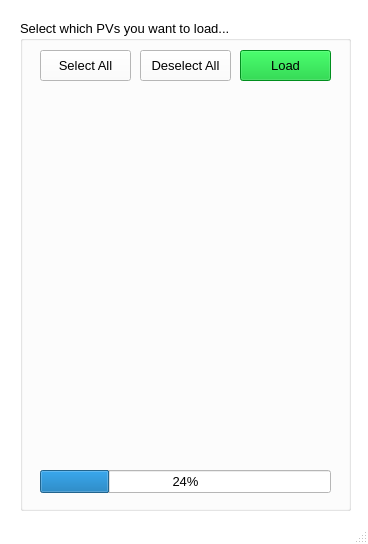
<?xml version="1.0" encoding="UTF-8"?>
<ui version="4.0">
 <class>MainWindow</class>
 <widget class="QMainWindow" name="MainWindow">
  <property name="geometry">
   <rect>
    <x>0</x>
    <y>0</y>
    <width>368</width>
    <height>544</height>
   </rect>
  </property>
  <property name="palette">
   <palette>
    <active>
     <colorrole role="WindowText">
      <brush brushstyle="SolidPattern">
       <color alpha="255">
        <red>0</red>
        <green>0</green>
        <blue>0</blue>
       </color>
      </brush>
     </colorrole>
     <colorrole role="Button">
      <brush brushstyle="SolidPattern">
       <color alpha="255">
        <red>255</red>
        <green>255</green>
        <blue>255</blue>
       </color>
      </brush>
     </colorrole>
     <colorrole role="Light">
      <brush brushstyle="SolidPattern">
       <color alpha="255">
        <red>255</red>
        <green>255</green>
        <blue>255</blue>
       </color>
      </brush>
     </colorrole>
     <colorrole role="Midlight">
      <brush brushstyle="SolidPattern">
       <color alpha="255">
        <red>255</red>
        <green>255</green>
        <blue>255</blue>
       </color>
      </brush>
     </colorrole>
     <colorrole role="Dark">
      <brush brushstyle="SolidPattern">
       <color alpha="255">
        <red>127</red>
        <green>127</green>
        <blue>127</blue>
       </color>
      </brush>
     </colorrole>
     <colorrole role="Mid">
      <brush brushstyle="SolidPattern">
       <color alpha="255">
        <red>170</red>
        <green>170</green>
        <blue>170</blue>
       </color>
      </brush>
     </colorrole>
     <colorrole role="Text">
      <brush brushstyle="SolidPattern">
       <color alpha="255">
        <red>0</red>
        <green>0</green>
        <blue>0</blue>
       </color>
      </brush>
     </colorrole>
     <colorrole role="BrightText">
      <brush brushstyle="SolidPattern">
       <color alpha="255">
        <red>255</red>
        <green>255</green>
        <blue>255</blue>
       </color>
      </brush>
     </colorrole>
     <colorrole role="ButtonText">
      <brush brushstyle="SolidPattern">
       <color alpha="255">
        <red>0</red>
        <green>0</green>
        <blue>0</blue>
       </color>
      </brush>
     </colorrole>
     <colorrole role="Base">
      <brush brushstyle="SolidPattern">
       <color alpha="255">
        <red>255</red>
        <green>255</green>
        <blue>255</blue>
       </color>
      </brush>
     </colorrole>
     <colorrole role="Window">
      <brush brushstyle="SolidPattern">
       <color alpha="255">
        <red>255</red>
        <green>255</green>
        <blue>255</blue>
       </color>
      </brush>
     </colorrole>
     <colorrole role="Shadow">
      <brush brushstyle="SolidPattern">
       <color alpha="255">
        <red>0</red>
        <green>0</green>
        <blue>0</blue>
       </color>
      </brush>
     </colorrole>
     <colorrole role="AlternateBase">
      <brush brushstyle="SolidPattern">
       <color alpha="255">
        <red>255</red>
        <green>255</green>
        <blue>255</blue>
       </color>
      </brush>
     </colorrole>
     <colorrole role="ToolTipBase">
      <brush brushstyle="SolidPattern">
       <color alpha="255">
        <red>255</red>
        <green>255</green>
        <blue>220</blue>
       </color>
      </brush>
     </colorrole>
     <colorrole role="ToolTipText">
      <brush brushstyle="SolidPattern">
       <color alpha="255">
        <red>0</red>
        <green>0</green>
        <blue>0</blue>
       </color>
      </brush>
     </colorrole>
    </active>
    <inactive>
     <colorrole role="WindowText">
      <brush brushstyle="SolidPattern">
       <color alpha="255">
        <red>0</red>
        <green>0</green>
        <blue>0</blue>
       </color>
      </brush>
     </colorrole>
     <colorrole role="Button">
      <brush brushstyle="SolidPattern">
       <color alpha="255">
        <red>255</red>
        <green>255</green>
        <blue>255</blue>
       </color>
      </brush>
     </colorrole>
     <colorrole role="Light">
      <brush brushstyle="SolidPattern">
       <color alpha="255">
        <red>255</red>
        <green>255</green>
        <blue>255</blue>
       </color>
      </brush>
     </colorrole>
     <colorrole role="Midlight">
      <brush brushstyle="SolidPattern">
       <color alpha="255">
        <red>255</red>
        <green>255</green>
        <blue>255</blue>
       </color>
      </brush>
     </colorrole>
     <colorrole role="Dark">
      <brush brushstyle="SolidPattern">
       <color alpha="255">
        <red>127</red>
        <green>127</green>
        <blue>127</blue>
       </color>
      </brush>
     </colorrole>
     <colorrole role="Mid">
      <brush brushstyle="SolidPattern">
       <color alpha="255">
        <red>170</red>
        <green>170</green>
        <blue>170</blue>
       </color>
      </brush>
     </colorrole>
     <colorrole role="Text">
      <brush brushstyle="SolidPattern">
       <color alpha="255">
        <red>0</red>
        <green>0</green>
        <blue>0</blue>
       </color>
      </brush>
     </colorrole>
     <colorrole role="BrightText">
      <brush brushstyle="SolidPattern">
       <color alpha="255">
        <red>255</red>
        <green>255</green>
        <blue>255</blue>
       </color>
      </brush>
     </colorrole>
     <colorrole role="ButtonText">
      <brush brushstyle="SolidPattern">
       <color alpha="255">
        <red>0</red>
        <green>0</green>
        <blue>0</blue>
       </color>
      </brush>
     </colorrole>
     <colorrole role="Base">
      <brush brushstyle="SolidPattern">
       <color alpha="255">
        <red>255</red>
        <green>255</green>
        <blue>255</blue>
       </color>
      </brush>
     </colorrole>
     <colorrole role="Window">
      <brush brushstyle="SolidPattern">
       <color alpha="255">
        <red>255</red>
        <green>255</green>
        <blue>255</blue>
       </color>
      </brush>
     </colorrole>
     <colorrole role="Shadow">
      <brush brushstyle="SolidPattern">
       <color alpha="255">
        <red>0</red>
        <green>0</green>
        <blue>0</blue>
       </color>
      </brush>
     </colorrole>
     <colorrole role="AlternateBase">
      <brush brushstyle="SolidPattern">
       <color alpha="255">
        <red>255</red>
        <green>255</green>
        <blue>255</blue>
       </color>
      </brush>
     </colorrole>
     <colorrole role="ToolTipBase">
      <brush brushstyle="SolidPattern">
       <color alpha="255">
        <red>255</red>
        <green>255</green>
        <blue>220</blue>
       </color>
      </brush>
     </colorrole>
     <colorrole role="ToolTipText">
      <brush brushstyle="SolidPattern">
       <color alpha="255">
        <red>0</red>
        <green>0</green>
        <blue>0</blue>
       </color>
      </brush>
     </colorrole>
    </inactive>
    <disabled>
     <colorrole role="WindowText">
      <brush brushstyle="SolidPattern">
       <color alpha="255">
        <red>127</red>
        <green>127</green>
        <blue>127</blue>
       </color>
      </brush>
     </colorrole>
     <colorrole role="Button">
      <brush brushstyle="SolidPattern">
       <color alpha="255">
        <red>255</red>
        <green>255</green>
        <blue>255</blue>
       </color>
      </brush>
     </colorrole>
     <colorrole role="Light">
      <brush brushstyle="SolidPattern">
       <color alpha="255">
        <red>255</red>
        <green>255</green>
        <blue>255</blue>
       </color>
      </brush>
     </colorrole>
     <colorrole role="Midlight">
      <brush brushstyle="SolidPattern">
       <color alpha="255">
        <red>255</red>
        <green>255</green>
        <blue>255</blue>
       </color>
      </brush>
     </colorrole>
     <colorrole role="Dark">
      <brush brushstyle="SolidPattern">
       <color alpha="255">
        <red>127</red>
        <green>127</green>
        <blue>127</blue>
       </color>
      </brush>
     </colorrole>
     <colorrole role="Mid">
      <brush brushstyle="SolidPattern">
       <color alpha="255">
        <red>170</red>
        <green>170</green>
        <blue>170</blue>
       </color>
      </brush>
     </colorrole>
     <colorrole role="Text">
      <brush brushstyle="SolidPattern">
       <color alpha="255">
        <red>127</red>
        <green>127</green>
        <blue>127</blue>
       </color>
      </brush>
     </colorrole>
     <colorrole role="BrightText">
      <brush brushstyle="SolidPattern">
       <color alpha="255">
        <red>255</red>
        <green>255</green>
        <blue>255</blue>
       </color>
      </brush>
     </colorrole>
     <colorrole role="ButtonText">
      <brush brushstyle="SolidPattern">
       <color alpha="255">
        <red>127</red>
        <green>127</green>
        <blue>127</blue>
       </color>
      </brush>
     </colorrole>
     <colorrole role="Base">
      <brush brushstyle="SolidPattern">
       <color alpha="255">
        <red>255</red>
        <green>255</green>
        <blue>255</blue>
       </color>
      </brush>
     </colorrole>
     <colorrole role="Window">
      <brush brushstyle="SolidPattern">
       <color alpha="255">
        <red>255</red>
        <green>255</green>
        <blue>255</blue>
       </color>
      </brush>
     </colorrole>
     <colorrole role="Shadow">
      <brush brushstyle="SolidPattern">
       <color alpha="255">
        <red>0</red>
        <green>0</green>
        <blue>0</blue>
       </color>
      </brush>
     </colorrole>
     <colorrole role="AlternateBase">
      <brush brushstyle="SolidPattern">
       <color alpha="255">
        <red>255</red>
        <green>255</green>
        <blue>255</blue>
       </color>
      </brush>
     </colorrole>
     <colorrole role="ToolTipBase">
      <brush brushstyle="SolidPattern">
       <color alpha="255">
        <red>255</red>
        <green>255</green>
        <blue>220</blue>
       </color>
      </brush>
     </colorrole>
     <colorrole role="ToolTipText">
      <brush brushstyle="SolidPattern">
       <color alpha="255">
        <red>0</red>
        <green>0</green>
        <blue>0</blue>
       </color>
      </brush>
     </colorrole>
    </disabled>
   </palette>
  </property>
  <property name="windowTitle">
   <string>MainWindow</string>
  </property>
  <widget class="QWidget" name="centralwidget">
   <widget class="QGroupBox" name="groupBox">
    <property name="geometry">
     <rect>
      <x>20</x>
      <y>20</y>
      <width>331</width>
      <height>491</height>
     </rect>
    </property>
    <property name="font">
     <font>
      <pointsize>10</pointsize>
     </font>
    </property>
    <property name="title">
     <string>Select which PVs you want to load...</string>
    </property>
    <widget class="QWidget" name="verticalLayoutWidget">
     <property name="geometry">
      <rect>
       <x>20</x>
       <y>80</y>
       <width>291</width>
       <height>351</height>
      </rect>
     </property>
     <layout class="QVBoxLayout" name="verticalLayout"/>
    </widget>
    <widget class="QPushButton" name="pb_selectAll">
     <property name="geometry">
      <rect>
       <x>20</x>
       <y>30</y>
       <width>91</width>
       <height>31</height>
      </rect>
     </property>
     <property name="text">
      <string>Select All</string>
     </property>
    </widget>
    <widget class="QPushButton" name="pb_deselectAll">
     <property name="geometry">
      <rect>
       <x>120</x>
       <y>30</y>
       <width>91</width>
       <height>31</height>
      </rect>
     </property>
     <property name="text">
      <string>Deselect All</string>
     </property>
    </widget>
    <widget class="QPushButton" name="pb_load">
     <property name="geometry">
      <rect>
       <x>220</x>
       <y>30</y>
       <width>91</width>
       <height>31</height>
      </rect>
     </property>
     <property name="palette">
      <palette>
       <active>
        <colorrole role="WindowText">
         <brush brushstyle="SolidPattern">
          <color alpha="255">
           <red>0</red>
           <green>0</green>
           <blue>0</blue>
          </color>
         </brush>
        </colorrole>
        <colorrole role="Button">
         <brush brushstyle="SolidPattern">
          <color alpha="255">
           <red>0</red>
           <green>199</green>
           <blue>40</blue>
          </color>
         </brush>
        </colorrole>
        <colorrole role="Light">
         <brush brushstyle="SolidPattern">
          <color alpha="255">
           <red>0</red>
           <green>255</green>
           <blue>0</blue>
          </color>
         </brush>
        </colorrole>
        <colorrole role="Midlight">
         <brush brushstyle="SolidPattern">
          <color alpha="255">
           <red>0</red>
           <green>212</green>
           <blue>0</blue>
          </color>
         </brush>
        </colorrole>
        <colorrole role="Dark">
         <brush brushstyle="SolidPattern">
          <color alpha="255">
           <red>0</red>
           <green>85</green>
           <blue>0</blue>
          </color>
         </brush>
        </colorrole>
        <colorrole role="Mid">
         <brush brushstyle="SolidPattern">
          <color alpha="255">
           <red>0</red>
           <green>113</green>
           <blue>0</blue>
          </color>
         </brush>
        </colorrole>
        <colorrole role="Text">
         <brush brushstyle="SolidPattern">
          <color alpha="255">
           <red>0</red>
           <green>0</green>
           <blue>0</blue>
          </color>
         </brush>
        </colorrole>
        <colorrole role="BrightText">
         <brush brushstyle="SolidPattern">
          <color alpha="255">
           <red>255</red>
           <green>255</green>
           <blue>255</blue>
          </color>
         </brush>
        </colorrole>
        <colorrole role="ButtonText">
         <brush brushstyle="SolidPattern">
          <color alpha="255">
           <red>0</red>
           <green>0</green>
           <blue>0</blue>
          </color>
         </brush>
        </colorrole>
        <colorrole role="Base">
         <brush brushstyle="SolidPattern">
          <color alpha="255">
           <red>0</red>
           <green>199</green>
           <blue>40</blue>
          </color>
         </brush>
        </colorrole>
        <colorrole role="Window">
         <brush brushstyle="SolidPattern">
          <color alpha="255">
           <red>0</red>
           <green>199</green>
           <blue>40</blue>
          </color>
         </brush>
        </colorrole>
        <colorrole role="Shadow">
         <brush brushstyle="SolidPattern">
          <color alpha="255">
           <red>0</red>
           <green>0</green>
           <blue>0</blue>
          </color>
         </brush>
        </colorrole>
        <colorrole role="AlternateBase">
         <brush brushstyle="SolidPattern">
          <color alpha="255">
           <red>127</red>
           <green>212</green>
           <blue>127</blue>
          </color>
         </brush>
        </colorrole>
        <colorrole role="ToolTipBase">
         <brush brushstyle="SolidPattern">
          <color alpha="255">
           <red>255</red>
           <green>255</green>
           <blue>220</blue>
          </color>
         </brush>
        </colorrole>
        <colorrole role="ToolTipText">
         <brush brushstyle="SolidPattern">
          <color alpha="255">
           <red>0</red>
           <green>0</green>
           <blue>0</blue>
          </color>
         </brush>
        </colorrole>
       </active>
       <inactive>
        <colorrole role="WindowText">
         <brush brushstyle="SolidPattern">
          <color alpha="255">
           <red>0</red>
           <green>0</green>
           <blue>0</blue>
          </color>
         </brush>
        </colorrole>
        <colorrole role="Button">
         <brush brushstyle="SolidPattern">
          <color alpha="255">
           <red>0</red>
           <green>199</green>
           <blue>40</blue>
          </color>
         </brush>
        </colorrole>
        <colorrole role="Light">
         <brush brushstyle="SolidPattern">
          <color alpha="255">
           <red>0</red>
           <green>255</green>
           <blue>0</blue>
          </color>
         </brush>
        </colorrole>
        <colorrole role="Midlight">
         <brush brushstyle="SolidPattern">
          <color alpha="255">
           <red>0</red>
           <green>212</green>
           <blue>0</blue>
          </color>
         </brush>
        </colorrole>
        <colorrole role="Dark">
         <brush brushstyle="SolidPattern">
          <color alpha="255">
           <red>0</red>
           <green>85</green>
           <blue>0</blue>
          </color>
         </brush>
        </colorrole>
        <colorrole role="Mid">
         <brush brushstyle="SolidPattern">
          <color alpha="255">
           <red>0</red>
           <green>113</green>
           <blue>0</blue>
          </color>
         </brush>
        </colorrole>
        <colorrole role="Text">
         <brush brushstyle="SolidPattern">
          <color alpha="255">
           <red>0</red>
           <green>0</green>
           <blue>0</blue>
          </color>
         </brush>
        </colorrole>
        <colorrole role="BrightText">
         <brush brushstyle="SolidPattern">
          <color alpha="255">
           <red>255</red>
           <green>255</green>
           <blue>255</blue>
          </color>
         </brush>
        </colorrole>
        <colorrole role="ButtonText">
         <brush brushstyle="SolidPattern">
          <color alpha="255">
           <red>0</red>
           <green>0</green>
           <blue>0</blue>
          </color>
         </brush>
        </colorrole>
        <colorrole role="Base">
         <brush brushstyle="SolidPattern">
          <color alpha="255">
           <red>0</red>
           <green>199</green>
           <blue>40</blue>
          </color>
         </brush>
        </colorrole>
        <colorrole role="Window">
         <brush brushstyle="SolidPattern">
          <color alpha="255">
           <red>0</red>
           <green>199</green>
           <blue>40</blue>
          </color>
         </brush>
        </colorrole>
        <colorrole role="Shadow">
         <brush brushstyle="SolidPattern">
          <color alpha="255">
           <red>0</red>
           <green>0</green>
           <blue>0</blue>
          </color>
         </brush>
        </colorrole>
        <colorrole role="AlternateBase">
         <brush brushstyle="SolidPattern">
          <color alpha="255">
           <red>127</red>
           <green>212</green>
           <blue>127</blue>
          </color>
         </brush>
        </colorrole>
        <colorrole role="ToolTipBase">
         <brush brushstyle="SolidPattern">
          <color alpha="255">
           <red>255</red>
           <green>255</green>
           <blue>220</blue>
          </color>
         </brush>
        </colorrole>
        <colorrole role="ToolTipText">
         <brush brushstyle="SolidPattern">
          <color alpha="255">
           <red>0</red>
           <green>0</green>
           <blue>0</blue>
          </color>
         </brush>
        </colorrole>
       </inactive>
       <disabled>
        <colorrole role="WindowText">
         <brush brushstyle="SolidPattern">
          <color alpha="255">
           <red>0</red>
           <green>0</green>
           <blue>0</blue>
          </color>
         </brush>
        </colorrole>
        <colorrole role="Button">
         <brush brushstyle="SolidPattern">
          <color alpha="255">
           <red>0</red>
           <green>199</green>
           <blue>40</blue>
          </color>
         </brush>
        </colorrole>
        <colorrole role="Light">
         <brush brushstyle="SolidPattern">
          <color alpha="255">
           <red>0</red>
           <green>255</green>
           <blue>0</blue>
          </color>
         </brush>
        </colorrole>
        <colorrole role="Midlight">
         <brush brushstyle="SolidPattern">
          <color alpha="255">
           <red>0</red>
           <green>212</green>
           <blue>0</blue>
          </color>
         </brush>
        </colorrole>
        <colorrole role="Dark">
         <brush brushstyle="SolidPattern">
          <color alpha="255">
           <red>0</red>
           <green>85</green>
           <blue>0</blue>
          </color>
         </brush>
        </colorrole>
        <colorrole role="Mid">
         <brush brushstyle="SolidPattern">
          <color alpha="255">
           <red>0</red>
           <green>113</green>
           <blue>0</blue>
          </color>
         </brush>
        </colorrole>
        <colorrole role="Text">
         <brush brushstyle="SolidPattern">
          <color alpha="255">
           <red>0</red>
           <green>0</green>
           <blue>0</blue>
          </color>
         </brush>
        </colorrole>
        <colorrole role="BrightText">
         <brush brushstyle="SolidPattern">
          <color alpha="255">
           <red>255</red>
           <green>255</green>
           <blue>255</blue>
          </color>
         </brush>
        </colorrole>
        <colorrole role="ButtonText">
         <brush brushstyle="SolidPattern">
          <color alpha="255">
           <red>0</red>
           <green>0</green>
           <blue>0</blue>
          </color>
         </brush>
        </colorrole>
        <colorrole role="Base">
         <brush brushstyle="SolidPattern">
          <color alpha="255">
           <red>0</red>
           <green>199</green>
           <blue>40</blue>
          </color>
         </brush>
        </colorrole>
        <colorrole role="Window">
         <brush brushstyle="SolidPattern">
          <color alpha="255">
           <red>0</red>
           <green>199</green>
           <blue>40</blue>
          </color>
         </brush>
        </colorrole>
        <colorrole role="Shadow">
         <brush brushstyle="SolidPattern">
          <color alpha="255">
           <red>0</red>
           <green>0</green>
           <blue>0</blue>
          </color>
         </brush>
        </colorrole>
        <colorrole role="AlternateBase">
         <brush brushstyle="SolidPattern">
          <color alpha="255">
           <red>0</red>
           <green>170</green>
           <blue>0</blue>
          </color>
         </brush>
        </colorrole>
        <colorrole role="ToolTipBase">
         <brush brushstyle="SolidPattern">
          <color alpha="255">
           <red>255</red>
           <green>255</green>
           <blue>220</blue>
          </color>
         </brush>
        </colorrole>
        <colorrole role="ToolTipText">
         <brush brushstyle="SolidPattern">
          <color alpha="255">
           <red>0</red>
           <green>0</green>
           <blue>0</blue>
          </color>
         </brush>
        </colorrole>
       </disabled>
      </palette>
     </property>
     <property name="styleSheet">
      <string notr="true">color: black</string>
     </property>
     <property name="text">
      <string>Load</string>
     </property>
    </widget>
    <widget class="QProgressBar" name="progressBar">
     <property name="geometry">
      <rect>
       <x>20</x>
       <y>450</y>
       <width>291</width>
       <height>23</height>
      </rect>
     </property>
     <property name="value">
      <number>24</number>
     </property>
    </widget>
   </widget>
  </widget>
  <widget class="QStatusBar" name="statusbar"/>
 </widget>
 <resources/>
 <connections/>
</ui>
